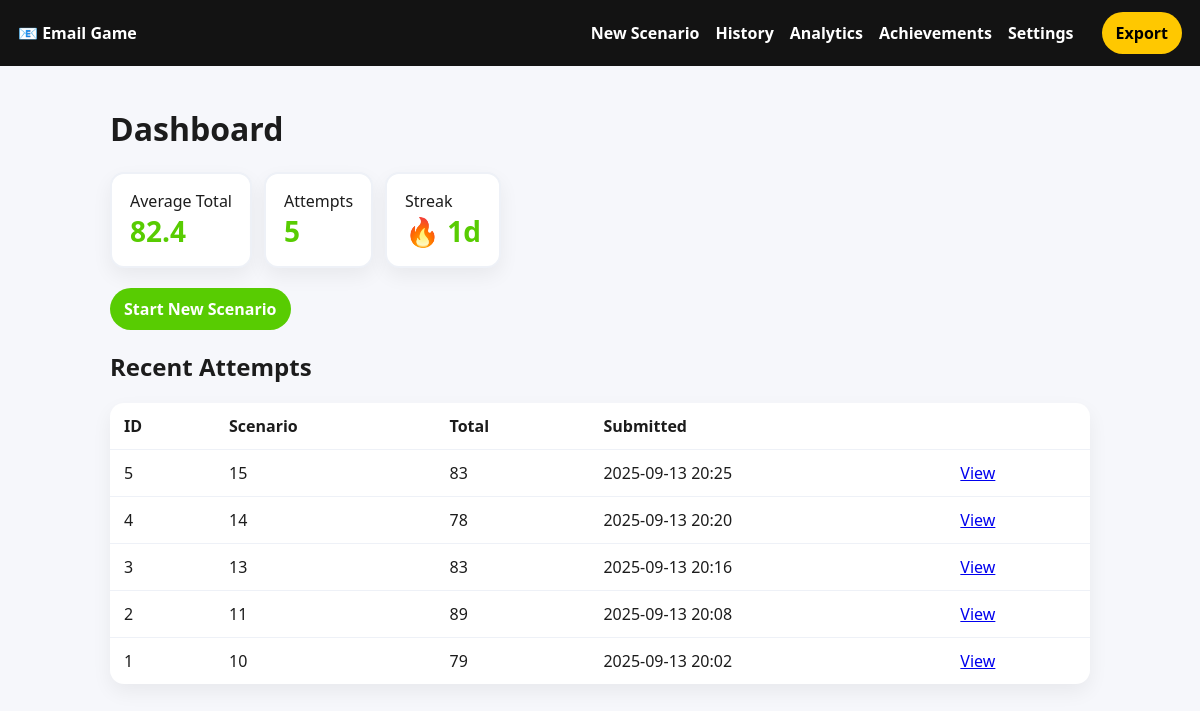
Before: / with the older database file.
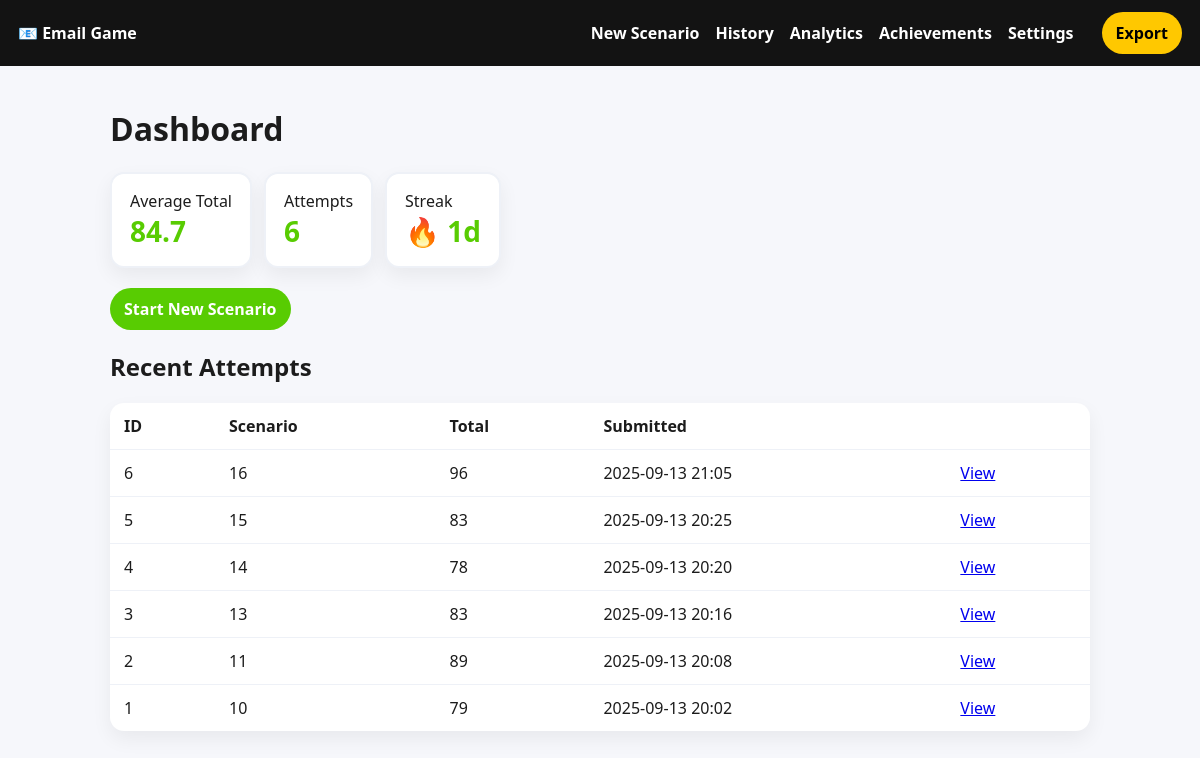
After: the same page with the newer database file.
### app/models.py (models this page shows)
class Attempt(db.Model):
    id = db.Column(db.Integer, primary_key=True)
    scenario_id = db.Column(db.Integer, db.ForeignKey("scenario.id"), nullable=False)
    email_subject = db.Column(db.String(200))
    email_body = db.Column(db.Text, nullable=False)
    score_clarity = db.Column(db.Integer)
    score_conciseness = db.Column(db.Integer)
    score_tone = db.Column(db.Integer)
    score_grammar = db.Column(db.Integer)
    score_completeness = db.Column(db.Integer)
    score_politeness = db.Column(db.Integer)
    score_total = db.Column(db.Integer)
    feedback = db.Column(db.Text)  # freeform
    suggestions = db.Column(db.Text)  # JSON string list
    rubric_text = db.Column(db.Text)  # LLM-provided rubric/guidelines
    attempt_number = db.Column(db.Integer, default=1)
    submitted_at = db.Column(db.DateTime, default=datetime.utcnow)

### app/blueprints/main.py (the view)
@main_bp.route("/")
def dashboard():
    avg = compute_average_scores()
    recent_attempts = Attempt.query.order_by(Attempt.submitted_at.desc()).limit(10).all()
    streak = compute_streak_days()
    return render_template("dashboard.html", avg=avg, recent_attempts=recent_attempts, streak=streak)

### app/services/analytics.py (called while the page is built)
def compute_average_scores() -> Dict[str, float]:
    attempts: List[Attempt] = Attempt.query.all()
    if not attempts:
        return {k: 0.0 for k in [
            "clarity", "conciseness", "tone", "grammar", "completeness", "politeness", "total"
        ]}
    n = len(attempts)
    sums = {
        "clarity": sum(a.score_clarity or 0 for a in attempts),
        "conciseness": sum(a.score_conciseness or 0 for a in attempts),
        "tone": sum(a.score_tone or 0 for a in attempts),
        "grammar": sum(a.score_grammar or 0 for a in attempts),
        "completeness": sum(a.score_completeness or 0 for a in attempts),
        "politeness": sum(a.score_politeness or 0 for a in attempts),
        "total": sum(a.score_total or 0 for a in attempts),
    }
    return {k: (v / n if n else 0.0) for k, v in sums.items()}

### app/templates/dashboard.html
{% extends "base.html" %}
{% block content %}
<h1>Dashboard</h1>
<div class="tiles">
  <div class="tile"><div>Average Total</div><div class="big">{{ '%.1f'|format(avg.total) }}</div></div>
  <div class="tile"><div>Attempts</div><div class="big">{{ recent_attempts|length }}</div></div>
  <div class="tile"><div>Streak</div><div class="big">🔥 {{ streak }}d</div></div>
</div>
<p>
  <a class="btn primary" href="/scenario/new">Start New Scenario</a>
</p>
<h2>Recent Attempts</h2>
<table class="table">
  <thead>
    <tr>
      <th>ID</th>
      <th>Scenario</th>
      <th>Total</th>
      <th>Submitted</th>
      <th></th>
    </tr>
  </thead>
  <tbody>
    {% for a in recent_attempts %}
    <tr>
      <td>{{ a.id }}</td>
      <td>{{ a.scenario_id }}</td>
      <td>{{ a.score_total or 0 }}</td>
      <td>{{ a.submitted_at.strftime('%Y-%m-%d %H:%M') if a.submitted_at }}</td>
      <td><a href="/result/{{ a.id }}">View</a></td>
    </tr>
    {% else %}
    <tr><td colspan="5">No attempts yet. <a href="/scenario/new">Start a scenario</a>.</td></tr>
    {% endfor %}
  </tbody>
</table>
{% endblock %}

Changed rows visible on the page:
added Attempt: id "6", scenario_id "16", score_total "96", submitted_at "2025-09-13 21:05"
Other visible differences:
{{ '%.1f'|format(avg.total) }}: "82.4" → "84.7"
{{ recent_attempts|length }}: "5" → "6"
